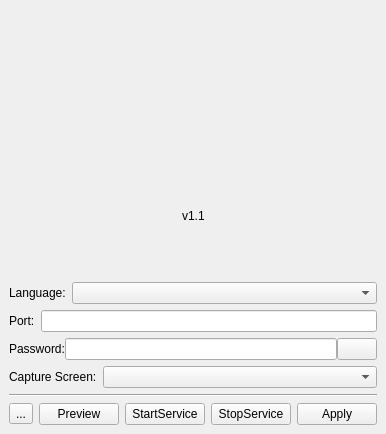
<?xml version="1.0" encoding="UTF-8"?>
<ui version="4.0">
 <class>QKxSystemConfig</class>
 <widget class="QMainWindow" name="QKxSystemConfig">
  <property name="geometry">
   <rect>
    <x>0</x>
    <y>0</y>
    <width>372</width>
    <height>434</height>
   </rect>
  </property>
  <property name="sizePolicy">
   <sizepolicy hsizetype="Preferred" vsizetype="Preferred">
    <horstretch>0</horstretch>
    <verstretch>0</verstretch>
   </sizepolicy>
  </property>
  <property name="windowTitle">
   <string>MainWindow</string>
  </property>
  <widget class="QWidget" name="centralwidget">
   <layout class="QVBoxLayout" name="verticalLayout">
    <item>
     <spacer name="verticalSpacer_2">
      <property name="orientation">
       <enum>Qt::Vertical</enum>
      </property>
      <property name="sizeType">
       <enum>QSizePolicy::Fixed</enum>
      </property>
      <property name="sizeHint" stdset="0">
       <size>
        <width>20</width>
        <height>20</height>
       </size>
      </property>
     </spacer>
    </item>
    <item>
     <layout class="QHBoxLayout" name="horizontalLayout_7">
      <item>
       <spacer name="horizontalSpacer">
        <property name="orientation">
         <enum>Qt::Horizontal</enum>
        </property>
        <property name="sizeHint" stdset="0">
         <size>
          <width>40</width>
          <height>20</height>
         </size>
        </property>
       </spacer>
      </item>
      <item>
       <widget class="QLabel" name="image">
        <property name="text">
         <string/>
        </property>
        <property name="pixmap">
         <pixmap resource="vncserver.qrc">:/vncserver/resource/skin/product.png</pixmap>
        </property>
       </widget>
      </item>
      <item>
       <spacer name="horizontalSpacer_4">
        <property name="orientation">
         <enum>Qt::Horizontal</enum>
        </property>
        <property name="sizeHint" stdset="0">
         <size>
          <width>40</width>
          <height>20</height>
         </size>
        </property>
       </spacer>
      </item>
     </layout>
    </item>
    <item>
     <layout class="QHBoxLayout" name="horizontalLayout_6">
      <item>
       <spacer name="horizontalSpacer_5">
        <property name="orientation">
         <enum>Qt::Horizontal</enum>
        </property>
        <property name="sizeHint" stdset="0">
         <size>
          <width>40</width>
          <height>20</height>
         </size>
        </property>
       </spacer>
      </item>
      <item>
       <widget class="QLabel" name="version">
        <property name="text">
         <string>v1.1</string>
        </property>
       </widget>
      </item>
      <item>
       <spacer name="horizontalSpacer_6">
        <property name="orientation">
         <enum>Qt::Horizontal</enum>
        </property>
        <property name="sizeHint" stdset="0">
         <size>
          <width>40</width>
          <height>20</height>
         </size>
        </property>
       </spacer>
      </item>
     </layout>
    </item>
    <item>
     <layout class="QHBoxLayout" name="horizontalLayout_4">
      <item>
       <widget class="QLabel" name="label_3">
        <property name="text">
         <string>Language:</string>
        </property>
       </widget>
      </item>
      <item>
       <widget class="QComboBox" name="language">
        <property name="sizePolicy">
         <sizepolicy hsizetype="Expanding" vsizetype="Fixed">
          <horstretch>0</horstretch>
          <verstretch>0</verstretch>
         </sizepolicy>
        </property>
       </widget>
      </item>
     </layout>
    </item>
    <item>
     <layout class="QHBoxLayout" name="horizontalLayout">
      <item>
       <widget class="QLabel" name="label">
        <property name="text">
         <string>Port:</string>
        </property>
       </widget>
      </item>
      <item>
       <widget class="QLineEdit" name="port"/>
      </item>
     </layout>
    </item>
    <item>
     <layout class="QHBoxLayout" name="horizontalLayout_2">
      <property name="spacing">
       <number>0</number>
      </property>
      <item>
       <widget class="QLabel" name="label_2">
        <property name="text">
         <string>Password:</string>
        </property>
       </widget>
      </item>
      <item>
       <widget class="QLineEdit" name="password">
        <property name="maximumSize">
         <size>
          <width>16777215</width>
          <height>16777215</height>
         </size>
        </property>
        <property name="frame">
         <bool>true</bool>
        </property>
        <property name="echoMode">
         <enum>QLineEdit::Password</enum>
        </property>
       </widget>
      </item>
      <item>
       <widget class="QPushButton" name="btnPwdVisible">
        <property name="text">
         <string/>
        </property>
        <property name="icon">
         <iconset resource="vncserver.qrc">
          <normaloff>:/vncserver/resource/skin/eye.png</normaloff>:/vncserver/resource/skin/eye.png</iconset>
        </property>
        <property name="flat">
         <bool>false</bool>
        </property>
       </widget>
      </item>
     </layout>
    </item>
    <item>
     <layout class="QHBoxLayout" name="horizontalLayout_8">
      <item>
       <widget class="QLabel" name="label_4">
        <property name="sizePolicy">
         <sizepolicy hsizetype="Minimum" vsizetype="Preferred">
          <horstretch>0</horstretch>
          <verstretch>0</verstretch>
         </sizepolicy>
        </property>
        <property name="text">
         <string>Capture Screen:</string>
        </property>
       </widget>
      </item>
      <item>
       <widget class="QComboBox" name="screen">
        <property name="sizePolicy">
         <sizepolicy hsizetype="MinimumExpanding" vsizetype="Fixed">
          <horstretch>0</horstretch>
          <verstretch>0</verstretch>
         </sizepolicy>
        </property>
       </widget>
      </item>
     </layout>
    </item>
    <item>
     <widget class="Line" name="line">
      <property name="orientation">
       <enum>Qt::Horizontal</enum>
      </property>
     </widget>
    </item>
    <item>
     <layout class="QHBoxLayout" name="horizontalLayout_3">
      <item>
       <widget class="QToolButton" name="btnMore">
        <property name="text">
         <string>...</string>
        </property>
        <property name="icon">
         <iconset resource="vncserver.qrc">
          <normaloff>:/vncserver/resource/skin/configure.png</normaloff>:/vncserver/resource/skin/configure.png</iconset>
        </property>
       </widget>
      </item>
      <item>
       <spacer name="horizontalSpacer_2">
        <property name="orientation">
         <enum>Qt::Horizontal</enum>
        </property>
        <property name="sizeHint" stdset="0">
         <size>
          <width>40</width>
          <height>20</height>
         </size>
        </property>
       </spacer>
      </item>
      <item>
       <widget class="QPushButton" name="btnPreview">
        <property name="text">
         <string>Preview</string>
        </property>
       </widget>
      </item>
      <item>
       <widget class="QPushButton" name="btnStart">
        <property name="text">
         <string>StartService</string>
        </property>
       </widget>
      </item>
      <item>
       <widget class="QPushButton" name="btnStop">
        <property name="text">
         <string>StopService</string>
        </property>
       </widget>
      </item>
      <item>
       <widget class="QPushButton" name="btnApply">
        <property name="text">
         <string>Apply</string>
        </property>
       </widget>
      </item>
      <item>
       <spacer name="horizontalSpacer_3">
        <property name="orientation">
         <enum>Qt::Horizontal</enum>
        </property>
        <property name="sizeHint" stdset="0">
         <size>
          <width>40</width>
          <height>20</height>
         </size>
        </property>
       </spacer>
      </item>
     </layout>
    </item>
   </layout>
  </widget>
 </widget>
 <resources>
  <include location="vncserver.qrc"/>
 </resources>
 <connections/>
</ui>
